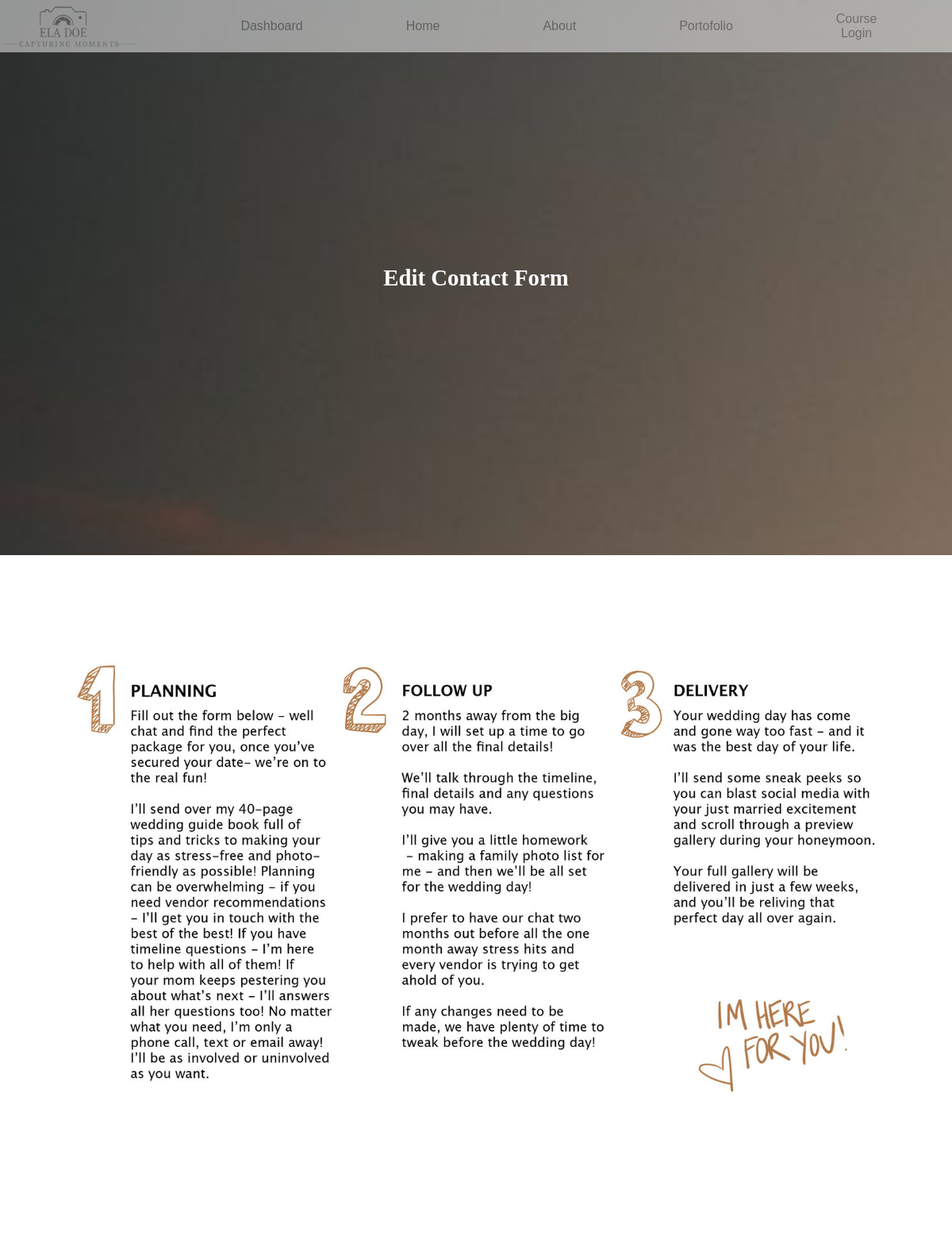
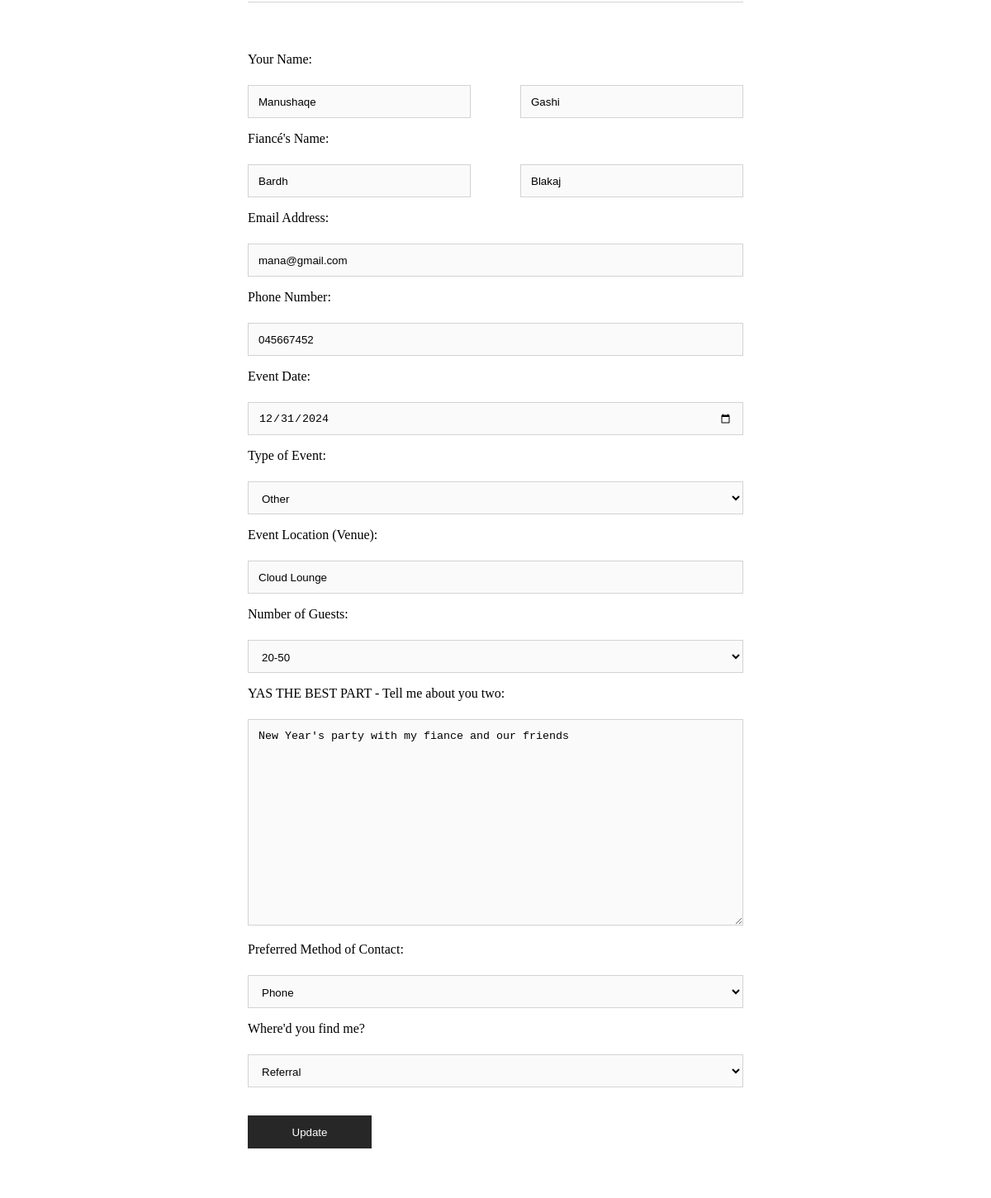
Page /edit_contact_form.php?id=10 (signed in) on the committed database (2 pictures, top to bottom).
### tables this page shows
CREATE TABLE `contact_form_data` (
  `id` int(11) NOT NULL,
  `first_name` varchar(50) NOT NULL,
  `last_name` varchar(50) NOT NULL,
  `fiance_first_name` varchar(50) NOT NULL,
  `fiance_last_name` varchar(50) NOT NULL,
  `email` varchar(100) NOT NULL,
  `phone` varchar(20) NOT NULL,
  `event_date` date NOT NULL,
  `event_type` varchar(20) NOT NULL,
  `event_location` varchar(255) NOT NULL,
  `guests` varchar(20) NOT NULL,
  `love_story` text NOT NULL,
  `contact_method` varchar(20) NOT NULL,
  `how_found` varchar(20) NOT NULL
);

### databaseConnection.php (called while the page is built)
<?php
     class DatabaseConnection{
        private $host = "localhost";
        private $username = "root";
        private $password = "";
        private $database = "web_project";
     function startConnection(){
         try{
             $conn = new PDO("mysql:host=$this->host;dbname=$this->database", $this->username, $this->password);
             $conn->setAttribute(PDO::ATTR_ERRMODE, PDO::ERRMODE_EXCEPTION);
             if(!$conn){
                 return null;
             }else{
                 return $conn;
             }
         }catch(PDOException $e){
            echo "Connection failed ". $e->getMessage();
             return null;
         }
     }
 }
?>

### ContactFormRepository.php (called while the page is built, shortened)
<?php
include_once "databaseConnection.php";
class ContactFormRepository
{
    private $conn;
    public function __construct()
    {
        $dbConnection = new DatabaseConnection();
        $this->conn = $dbConnection->startConnection();
    }
    public function getContactFormDataById($id)
    {
        $sql = "SELECT * FROM contact_form_data WHERE id = ?";
        $stmt = $this->conn->prepare($sql);
        $stmt->execute([$id]);
        return $stmt->fetch(PDO::FETCH_ASSOC);
    }
}
?>

### edit_contact_form.php (the view, shortened to what this page needs)
<?php
require_once 'databaseConnection.php';
require_once 'ContactFormRepository.php';
$contactFormId = $_GET['id'];
$contactFormRepository = new ContactFormRepository();
$contactForm = $contactFormRepository->getContactFormDataById($contactFormId);
?>
<!DOCTYPE html>
<html lang="en">
<head>
    <link rel="stylesheet" href="Booking.css">
</head>
<body>
    <header>
        <?php include('Header.php'); ?>
    </header>
    <main>
        <div class="bgphoto">
            <h2>Edit Contact Form</h2>
        </div>
        <img src="Booking_Pictures/PlanningPic.png" alt="">
        <form method="post" action="update_contact_form.php">
            <label for="first-name">Your Name:</label>
            <div id="your-name">
                <input type="text" id="first-name" name="first-name" placeholder="First Name"
                    value="<?php echo htmlspecialchars($contactForm['first_name']); ?>" required>
                <input type="text" id="last-name" name="last-name" placeholder="Last Name"
                    value="<?php echo htmlspecialchars($contactForm['last_name']); ?>" required>
            </div>
            <label for="fiance-name">Fiancé's Name:</label>
            <div id="fiance-name">
                <input type="text" id="fiance-first-name" name="fiance-first-name" placeholder="First Name"
                    value="<?php echo htmlspecialchars($contactForm['fiance_first_name']); ?>" required>
                <input type="text" id="fiance-last-name" name="fiance-last-name" placeholder="Last Name"
                    value="<?php echo htmlspecialchars($contactForm['fiance_last_name']); ?>" required>
            </div>
            <label for="email">Email Address:</label>
            <input type="email" id="email" name="email" value="<?php echo htmlspecialchars($contactForm['email']); ?>"
                required>
            <label for="phone">Phone Number:</label>
            <input type="tel" id="phone" name="phone" value="<?php echo htmlspecialchars($contactForm['phone']); ?>"
                required>
            <label for="event-date">Event Date:</label>
            <input type="date" id="event-date" name="event-date"
                value="<?php echo htmlspecialchars($contactForm['event_date']); ?>" required>
            <label for="event-type">Type of Event:</label>
            <select id="event-type" name="event-type" required>
                <option value="other" <?php echo ($contactForm['event_type'] === 'other') ? 'selected' : ''; ?>>Other
                </option>
            </select>
            <label for="event-location">Event Location (Venue):</label>
            <input type="text" id="event-location" name="event-location"
                value="<?php echo htmlspecialchars($contactForm['event_location']); ?>" required>
            <label for="guests">Number of Guests:</label>
            <select id="guests" name="guests" required>
                <option value="20-50" <?php echo ($contactForm['guests'] === '20-50') ? 'selected' : ''; ?>>20-50</option>
            </select>
            <label for="love-story">YAS THE BEST PART - Tell me about you two:</label>
            <textarea id="love-story" name="love-story"
                required><?php echo htmlspecialchars($contactForm['love_story']); ?></textarea>
            <label for="contact-method">Preferred Method of Contact:</label>
            <select id="contact-method" name="contact-method" required>
                <option value="phone" <?php echo ($contactForm['contact_method'] === 'phone') ? 'selected' : ''; ?>>Phone
                </option>
            </select>
            <label for="how-found">Where'd you find me?</label>
            <select id="how-found" name="how-found" required>
                <option value="referral" <?php echo ($contactForm['how_found'] === 'referral') ? 'selected' : ''; ?>>
                    Referral</option>
            </select>
            <br>
            <button type="submit" onclick="validateForm(event)">Update</button>
        </form>
    </main>
</body>
</html>

### Booking.css (style rules this page uses)
html { width: 100%; background-color: white; }
body { box-sizing: border-box; width: 100%; height: max-content; overflow-x: hidden; overflow-y: auto; margin: 0px; }
header { display: flex; position: fixed; align-items: center; top: 0; left: 0; width: 100%; height: 66px; background-color: white; z-index: 1000; overflow: hidden; opacity: 0.8; }
.bgphoto { display: flex; align-items: center; justify-content: center; color: white; font-size: larger; font-weight: 900; background-image: url(Booking_Pictures/bgPhoto.png); background-size: cover; background-repeat: no-repeat; background-attachment: fixed; width: 100%; height: 700px; text-decoration: double gray; margin-bottom: 20px; margin-left: 0px; }
img { width: 90%; justify-self: center; margin-left: 5%; margin-right: 5%; }
form { padding-top: 5%; border-top: 1px solid lightgray; max-width: 600px; margin: auto; }
label { display: block; height: 40px; margin-bottom: 0px; }
label[for="event-date"] { width: 30%; }
input[type="text"], input[type="email"], input[type="tel"], select, textarea, input[type="date"], input[type="number"] { width: 100%; padding: 12px; margin-bottom: 16px; box-sizing: border-box; display: inline-block; height: 40px; margin-top: 0px; background-color: #fafafa; border: 1px solid lightgray;; }
#your-name, #fiance-name { width: 100%; display: flex; justify-content: space-between; flex-direction: row; }
#fiance-last-name, #last-name { margin-left: 10%; }
#love-story { height: 250px; }
button { background-color: #272727; color: white; padding: 10px 15px; width: 150px; height: 40px; border: none; cursor: pointer; align-content: center; margin-bottom: 10%; }

### Header.php (style rules this page uses)
header { display: flex; position: fixed; align-items: center; top: 0; left: 0; width: 100%; height: 66px; background-color: white; z-index: 1000; overflow: hidden; opacity: 0.5; }

### rows in the picture
contact_form_data: first-name "Manushaqe", last-name "Gashi", fiance-first-name "Bardh", fiance-last-name "Blakaj", email "mana@gmail.com", phone "045667452", event-date "12/31/2024", event-type "Other", event-location "Cloud Lounge", guests "20-50", love-story "New Year's party with my fiance and our friends", contact-method "Phone", how-found "Referral"
